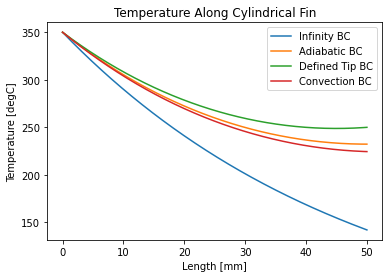

This figure's Python source:
# -*- coding: utf-8 -*-
"""
Created on Sun Aug 14 22:14:16 2022

@author: schimmer
"""

import matplotlib.pyplot as plt
import numpy as np

Tb = 350  # base temperature, degC
Tinf = 25 # ambient temperature, degC
D = 0.01 # fin diameter, m
L = 0.05 # fin length, m
h = 250 # convection heat transfer coefficient, W/m^2*K
k = 240 # thermal conductivity, W/m*K
Ac = np.pi * (D * D) / 4 # cross-sectional area, m^2
P = np.pi * D # perimeter, m
m = np.sqrt((h * P) / (k * Ac)) # m-value, m^-1
M = np.sqrt(h * P * k * Ac) * (Tb - Tinf) # M-value, W

x = np.linspace(0,L,1000)

# Infinity Boundary Condition
Q_inffin = M
T_inffin = (Tb - Tinf) * np.exp(-m*x) + Tinf

# Adiabatic Boundary Condition
Q_adia = M * np.tanh(m * L)
T_adia = (np.cosh(m * L - m * x) / np.cosh(m * L)) * (Tb - Tinf) + Tinf

# Defined Tip Temperature Boundary Condition
Ttip = 250 # tip temperature, degC
Q_def = M * (np.cosh(m * L) - ((Ttip - Tinf) / (Tb - Tinf))) / np.sinh(m * L)
T_def = ((((Ttip - Tinf) / (Tb - Tinf)) * np.sinh(m * x) + np.sinh(m * L - m * x)) / (np.sinh(m * L))) * (Tb - Tinf) + Tinf

# Convection Boundary Condition
Q_conv = M * ((np.sinh(m * L) + (h / (m * k)) * np.cosh(m * L)) / (np.cosh(m * L) + (h / (m * k)) * np.sinh(m * L)))
T_conv = ((np.cosh(m * L - m * x) + (h / (m * k)) * np.sinh(m * L - m * x)) / (np.cosh(m * L) + (h / (m * k)) * np.sinh(m * L))) * (Tb - Tinf) + Tinf


plt.plot(x*1000,T_inffin,label='Infinity BC')
plt.plot(x*1000,T_adia,label='Adiabatic BC')
plt.plot(x*1000,T_def,label="Defined Tip BC")
plt.plot(x*1000,T_conv,label="Convection BC")
plt.title('Temperature Along Cylindrical Fin')
plt.xlabel('Length [mm]')
plt.ylabel('Temperature [degC]')
plt.legend()
plt.show()
